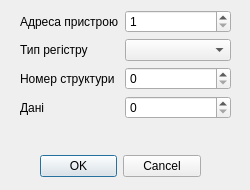
<?xml version="1.0" encoding="UTF-8"?>
<ui version="4.0">
 <class>DialogWriteItm</class>
 <widget class="QDialog" name="DialogWriteItm">
  <property name="geometry">
   <rect>
    <x>0</x>
    <y>0</y>
    <width>250</width>
    <height>190</height>
   </rect>
  </property>
  <property name="sizePolicy">
   <sizepolicy hsizetype="Fixed" vsizetype="Fixed">
    <horstretch>0</horstretch>
    <verstretch>0</verstretch>
   </sizepolicy>
  </property>
  <property name="minimumSize">
   <size>
    <width>250</width>
    <height>190</height>
   </size>
  </property>
  <property name="maximumSize">
   <size>
    <width>250</width>
    <height>190</height>
   </size>
  </property>
  <property name="windowTitle">
   <string>Dialog</string>
  </property>
  <widget class="QDialogButtonBox" name="buttonBox">
   <property name="geometry">
    <rect>
     <x>40</x>
     <y>150</y>
     <width>161</width>
     <height>32</height>
    </rect>
   </property>
   <property name="orientation">
    <enum>Qt::Horizontal</enum>
   </property>
   <property name="standardButtons">
    <set>QDialogButtonBox::Cancel|QDialogButtonBox::Ok</set>
   </property>
  </widget>
  <widget class="QWidget" name="formLayoutWidget">
   <property name="geometry">
    <rect>
     <x>20</x>
     <y>10</y>
     <width>211</width>
     <height>121</height>
    </rect>
   </property>
   <layout class="QFormLayout" name="formLayout">
    <item row="0" column="0">
     <widget class="QLabel" name="LabelAddr">
      <property name="text">
       <string>Адреса пристрою</string>
      </property>
     </widget>
    </item>
    <item row="0" column="1">
     <widget class="QSpinBox" name="SpinBoxAddr">
      <property name="minimum">
       <number>1</number>
      </property>
      <property name="maximum">
       <number>255</number>
      </property>
     </widget>
    </item>
    <item row="1" column="0">
     <widget class="QLabel" name="LabelRegType">
      <property name="text">
       <string>Тип регістру</string>
      </property>
     </widget>
    </item>
    <item row="1" column="1">
     <widget class="QComboBox" name="ComboBoxType"/>
    </item>
    <item row="2" column="0">
     <widget class="QLabel" name="Label">
      <property name="text">
       <string>Номер структури</string>
      </property>
     </widget>
    </item>
    <item row="2" column="1">
     <widget class="QSpinBox" name="SpinBoxNumber">
      <property name="maximum">
       <number>65535</number>
      </property>
     </widget>
    </item>
    <item row="3" column="0">
     <widget class="QLabel" name="LabelData">
      <property name="text">
       <string>Дані</string>
      </property>
     </widget>
    </item>
    <item row="3" column="1">
     <widget class="QSpinBox" name="SpinBoxData">
      <property name="maximum">
       <number>65536</number>
      </property>
     </widget>
    </item>
   </layout>
  </widget>
 </widget>
 <resources/>
 <connections>
  <connection>
   <sender>buttonBox</sender>
   <signal>accepted()</signal>
   <receiver>DialogWriteItm</receiver>
   <slot>accept()</slot>
   <hints>
    <hint type="sourcelabel">
     <x>248</x>
     <y>254</y>
    </hint>
    <hint type="destinationlabel">
     <x>157</x>
     <y>274</y>
    </hint>
   </hints>
  </connection>
  <connection>
   <sender>buttonBox</sender>
   <signal>rejected()</signal>
   <receiver>DialogWriteItm</receiver>
   <slot>reject()</slot>
   <hints>
    <hint type="sourcelabel">
     <x>316</x>
     <y>260</y>
    </hint>
    <hint type="destinationlabel">
     <x>286</x>
     <y>274</y>
    </hint>
   </hints>
  </connection>
 </connections>
</ui>
